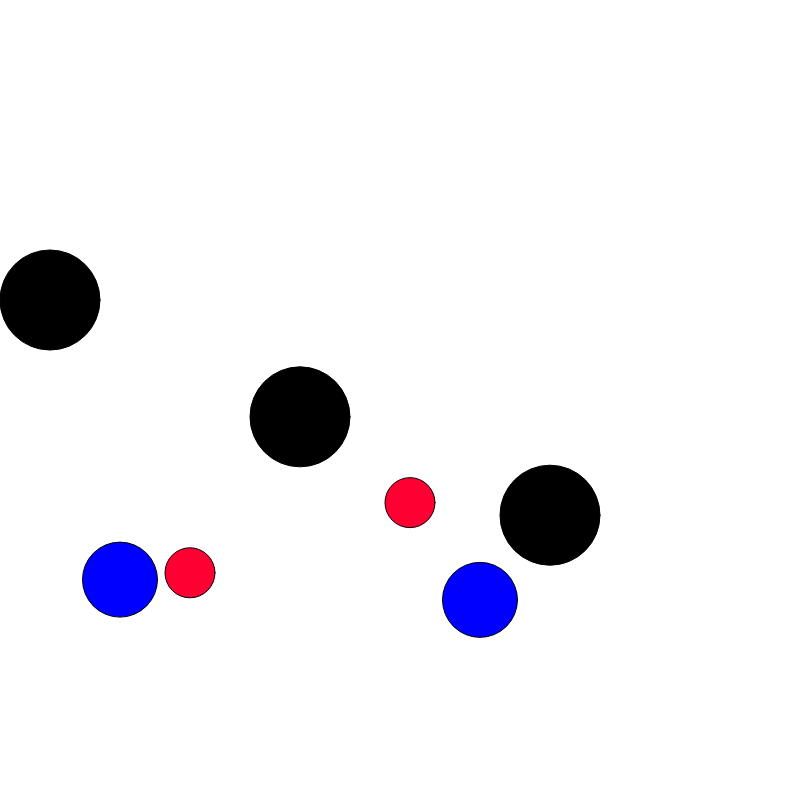
Frame 1 (no input)
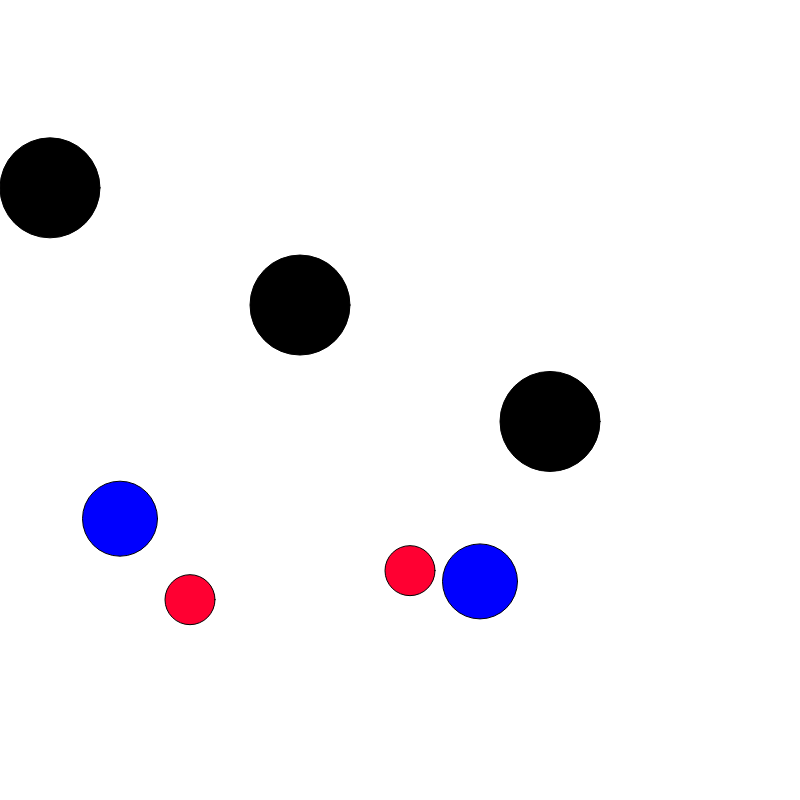
Frame 60 (no input)
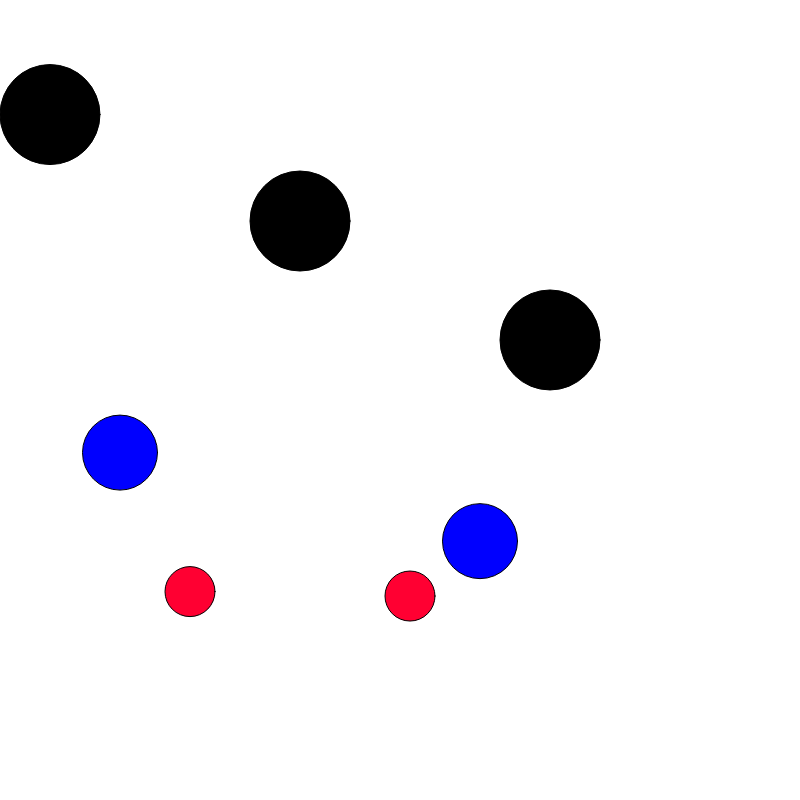
Frame 120 (the mouse pressed at the canvas centre since frame 60)

The p5.js sketch that drew these frames (run headless with seeded random() and noise() and a simulated clock; from frame 60 on, the mouse is pressed at the canvas centre):

// p5.js sketch
// ── sketch.js
var angle = 0;
var offset = 300;
//how much to scale up from sin:
//this makes the wave bigger or smaller
var scalar = 300;
var speed = 0.1;

function setup() {
    createCanvas(800, 800);
    fill(0);
    
}

function draw() {
    background(255);
    var y1 = offset + sin(angle) * scalar;
    var y2 = offset + sin(angle + 0.4) * scalar;
    var y3 = offset + sin(angle + 0.8) * scalar;
    var y4 = offset + sin(angle + 1.2) * scalar;
    var y5 = offset + sin(angle + 1.6) * scalar;
    var y6 = offset + sin(angle + 2) * scalar;
    var y7 = offset + sin(angle + 2.4) * scalar;
    
    fill(0, 0, 0);
    ellipse(50, y1, 100, 100);
    ellipse(300, y2, 100, 100);
    ellipse(550, y3, 100, 100);
    
    
    fill(0, 0, 255);
    ellipse(120, y4, 75, 75);
    ellipse(480, y5, 75, 75);
    
    
    
    fill(255, 0, 50);
    ellipse(190, y6, 50, 50);
    ellipse(410, y7, 50, 50);

    
    angle += speed;
     
  }

    
